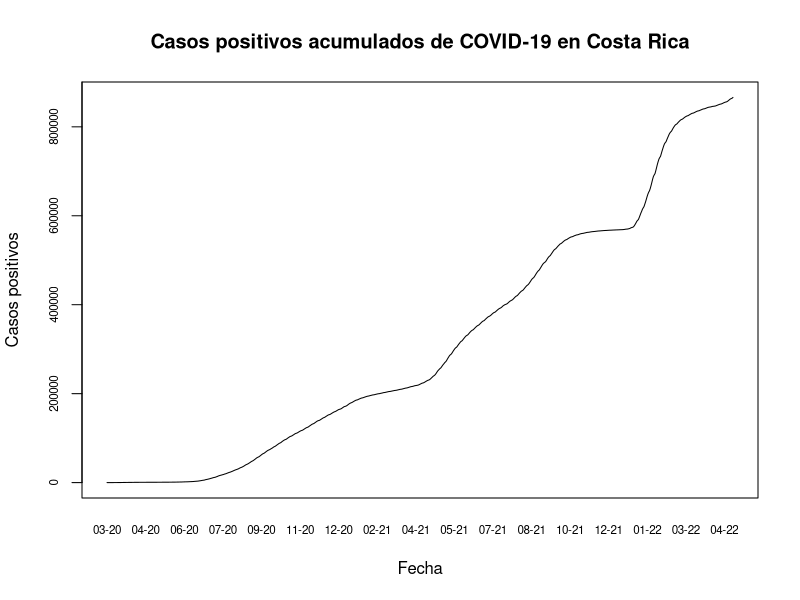
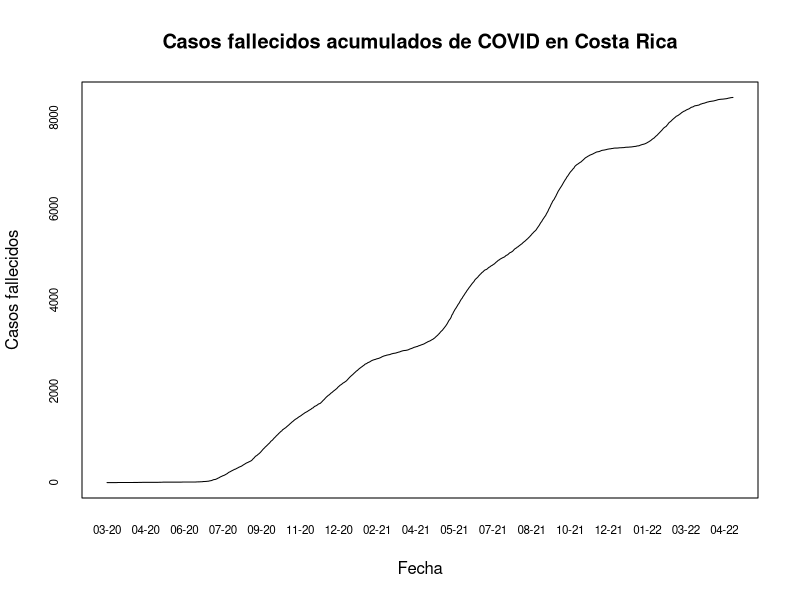

These figures' R source, in order:
## ---- chunk 1
knitr::opts_chunk$set(echo = TRUE)
## ---- chunk 2
covid <- read.csv(file = "05_10_22_CSV_GENERAL.csv", sep = ";")
## ---- chunk 3
options(scipen = 7)
## ---- chunk 4
covid$FECHA <- as.Date(covid$FECHA, format = "%d/%m/%Y")
## ---- chunk 5
plot(
  covid$FECHA,
  covid$positivos,
  type = "l",
  xaxt = "n",
  yaxt = "n",
  main = "Casos positivos acumulados de COVID-19 en Costa Rica",
  xlab = "Fecha",
  ylab = "Casos positivos"
)

# Formato del eje x (numerico)

axis(
  side = 1,
  covid$FECHA,
  tick = FALSE,
  format(covid$FECHA, "%m-%y"),
  cex.axis = 0.7
)


# Formato del eje y (fechas)

axis(
  side = 2,
  covid$positivos,
  labels = TRUE,  
  at = seq(0, 1000000, by = 200000),
  cex.axis = .7
)


## ---- chunk 6

# Gráfico de líneas
plot(
  covid$FECHA,
  covid$fallecidos,
  type = "l",
  xaxt = "n",
  yaxt = "n",
  main = "Casos fallecidos acumulados de COVID en Costa Rica",
  xlab = "Fecha",
  ylab = "Casos fallecidos"
)


# Formato del eje X
axis(side = 1,
     covid$FECHA,
     tick = FALSE,
     format(covid$FECHA, "%m-%y"),
     cex.axis = .7)


# Formato del eje Y
axis(
  side = 2,
  covid$fallecidos,
  labels = TRUE,  
  at = seq(0, 10000, by = 2000),
  cex.axis = .7
)
